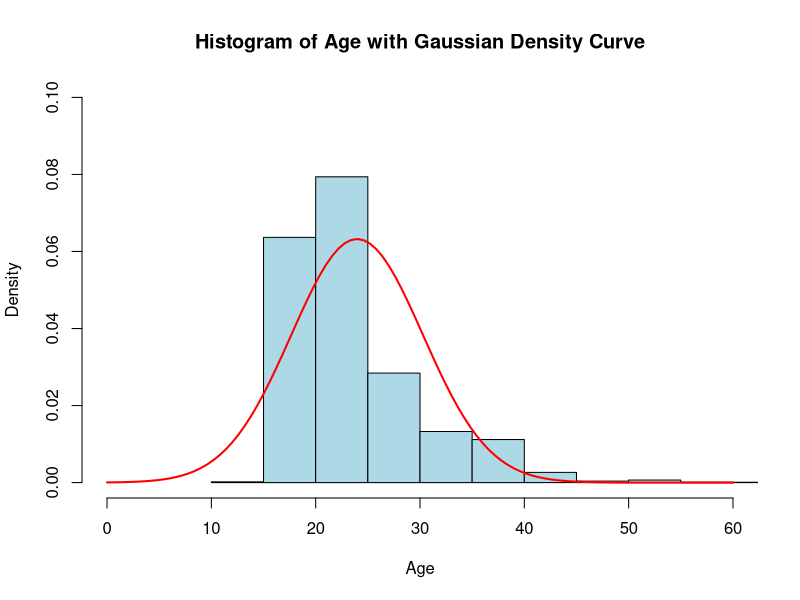
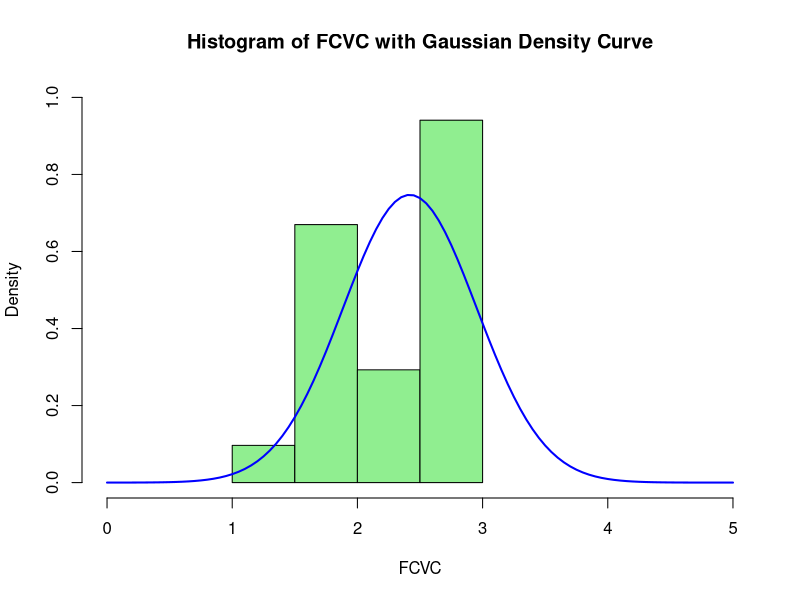
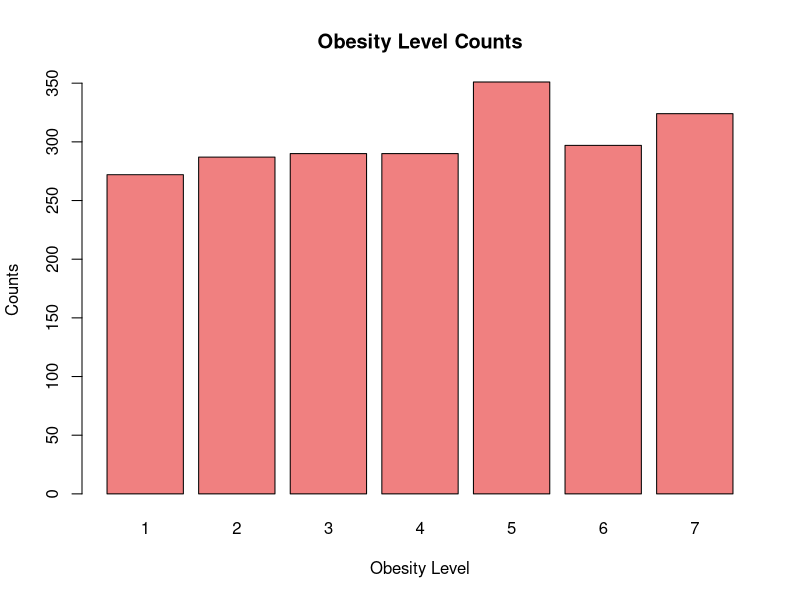
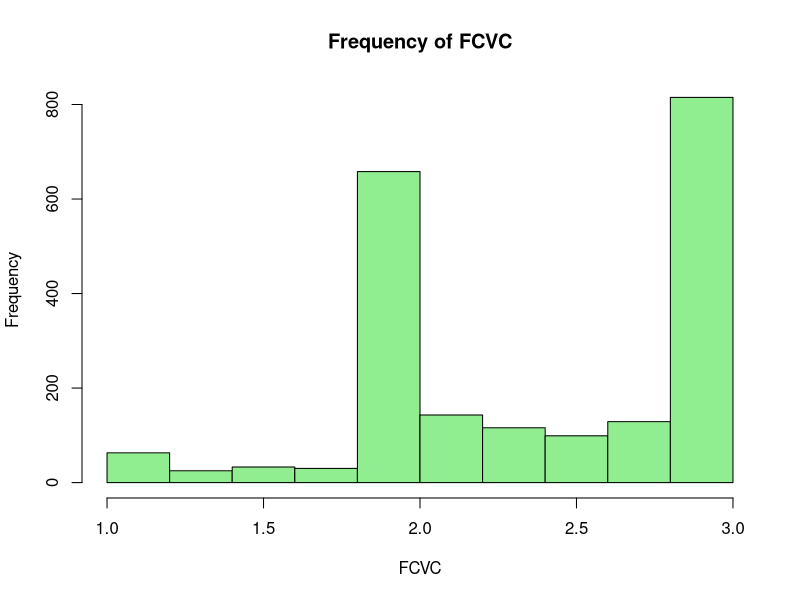
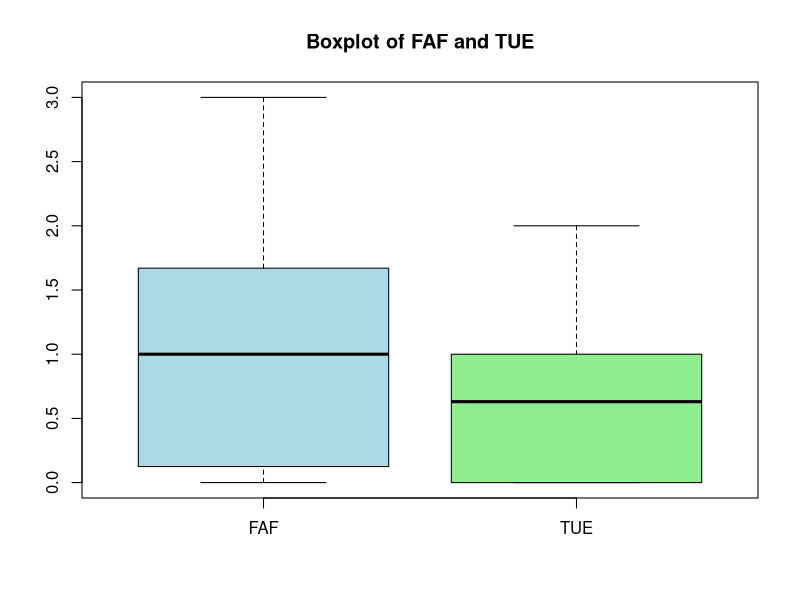
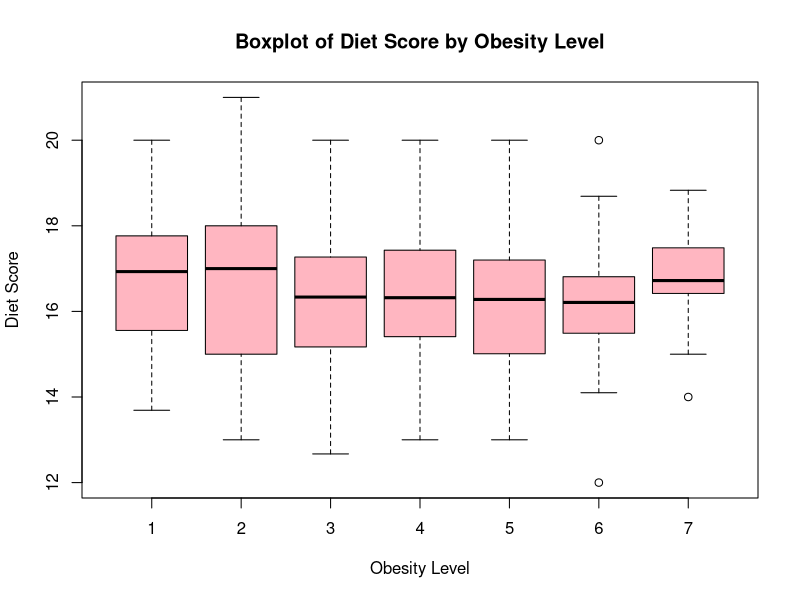
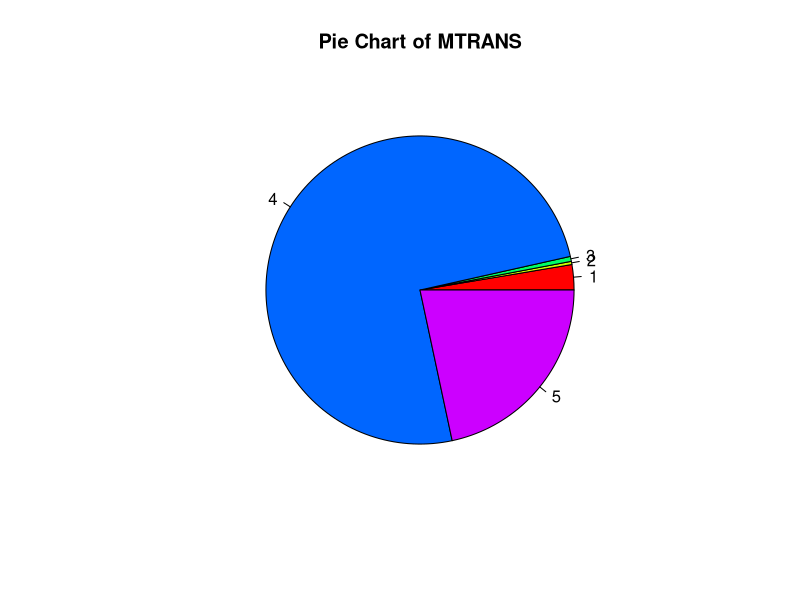
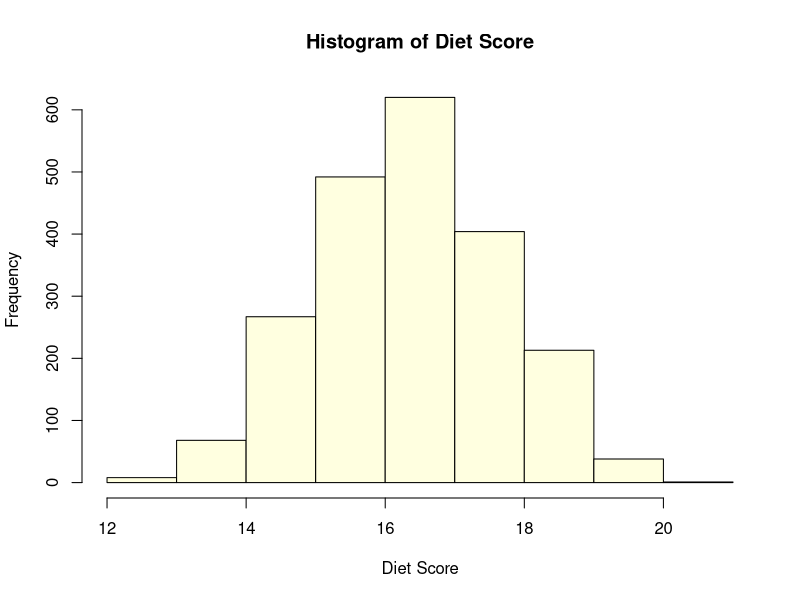

These charts were generated, in order, by the following R code:
data2 <- read.csv(file = "preprocessed.csv", header = TRUE, sep = ",") # Read the preprocessed data


#Helper function to extract summary statistics
get_summary_stats <- function(data, column_name) {
  column_data <- data[[column_name]]
  stats <- list(
    mean = mean(column_data, na.rm = TRUE),
    median = median(column_data, na.rm = TRUE),
    sd = sd(column_data, na.rm = TRUE),
    var = var(column_data, na.rm = TRUE),
    min = min(column_data, na.rm = TRUE),
    max = max(column_data, na.rm = TRUE),
    quantiles = quantile(column_data, probs = c(0.25, 0.5, 0.75), na.rm = TRUE)
  )
  return(stats)
}

#Example usage: Get summary statistics for Age
age_stats <- get_summary_stats(data2, "Age")
print(age_stats)

#histogram for Age using Gaussian density curve
hist(data2$Age, breaks=15, probability=TRUE, main="Histogram of Age with Gaussian Density Curve", xlab="Age", col="lightblue", xlim=c(0,60), ylim=c(0,0.1))
curve(dnorm(x, mean=mean(data2$Age, na.rm=TRUE), sd=sd(data2$Age, na.rm=TRUE)), add=TRUE, col="red", lwd=2)


#histogram for FCVC using Gaussian density curve
hist(data2$FCVC, breaks= 7, probability=TRUE, main="Histogram of FCVC with Gaussian Density Curve", xlab="FCVC", col="lightgreen", xlim=c(0,5), ylim=c(0,1))
curve(dnorm(x, mean=mean(data2$FCVC, na.rm=TRUE), sd=sd(data2$FCVC, na.rm=TRUE)), add=TRUE, col="blue", lwd=2)

#graph Obesity Level counts
barplot(table(data2$NObeyesdad), main="Obesity Level Counts", xlab="Obesity Level", ylab="Counts", col="lightcoral")

# Display frequency table for FCVC variable
hist(data2$FCVC, main="Frequency of FCVC", xlab="FCVC", col="lightgreen")

#Comparison of FAF values and TUE values using boxplots
boxplot(data2$FAF, data2$TUE, names=c("FAF", "TUE"), main="Boxplot of FAF and TUE", col=c("lightblue", "lightgreen"))

#Comparison of good diet score vs bad diet score using boxplots
boxplot(data2$Diet_score ~ data2$NObeyesdad, main="Boxplot of Diet Score by Obesity Level", xlab="Obesity Level", ylab="Diet Score", col="lightpink")

#Pie chart for MTRANS variable
mtrans_counts <- table(data2$MTRANS)
pie(mtrans_counts, labels=names(mtrans_counts), main="Pie Chart of MTRANS", col=rainbow(length(mtrans_counts)))

#Risk score distribution based on BMI, FAVC, FCVC, FAF, TUE, and family history
hist(data2$Diet_score, breaks=10, main="Histogram of Diet Score", xlab="Diet Score", col="lightyellow")

#Age group and BMI relationship using bar plot
age_bmi_table <- table(data2$Age_group, data2$NObeyesdad)
barplot(age_bmi_table, beside=TRUE, main="Age Group vs Obesity Level", xlab="Age Group", ylab="Counts", col=rainbow(nrow(age_bmi_table)), legend=rownames(age_bmi_table))

library(ggplot2)


#Scatter plot of Age vs Weight with regression line
ggplot(data2, aes(x=Age, y=Weight)) +
  geom_point(color='blue', alpha=0.5) +
  geom_smooth(method='lm', color='red') +
  labs(title='Scatter Plot of Age vs Weight with Regression Line', x='Age', y='Weight') +
  theme_minimal()

#Boxplot of BMI by Obesity Category
ggplot(data2, aes(x = NObeyesdad, y = BMI)) +
  geom_boxplot() +
  geom_jitter(width = 0.2, alpha = 0.3) +
  labs(title = "BMI by Obesity Category", x = "Obesity Level", y = "BMI")
  theme_minimal()
